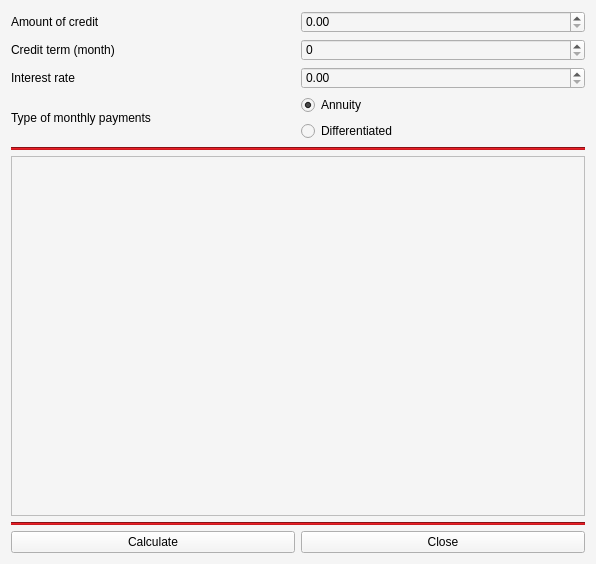
<?xml version="1.0" encoding="UTF-8"?>
<ui version="4.0">
 <class>CreditView</class>
 <widget class="QWidget" name="CreditView">
  <property name="geometry">
   <rect>
    <x>0</x>
    <y>0</y>
    <width>596</width>
    <height>564</height>
   </rect>
  </property>
  <property name="windowTitle">
   <string>Credit Calculator</string>
  </property>
  <property name="styleSheet">
   <string notr="true">background-color: #f5f5f5;
color: rgb(0, 0, 0);
</string>
  </property>
  <layout class="QGridLayout" name="gridLayout_2">
   <item row="0" column="0">
    <layout class="QGridLayout" name="gridLayout">
     <item row="2" column="0">
      <widget class="QLabel" name="label_3">
       <property name="text">
        <string>Interest rate</string>
       </property>
      </widget>
     </item>
     <item row="2" column="1">
      <widget class="QDoubleSpinBox" name="doubleSpinBox_2">
       <property name="focusPolicy">
        <enum>Qt::ClickFocus</enum>
       </property>
      </widget>
     </item>
     <item row="1" column="0">
      <widget class="QLabel" name="label_2">
       <property name="text">
        <string>Credit term (month)</string>
       </property>
      </widget>
     </item>
     <item row="0" column="1">
      <widget class="QDoubleSpinBox" name="doubleSpinBox">
       <property name="focusPolicy">
        <enum>Qt::ClickFocus</enum>
       </property>
       <property name="decimals">
        <number>2</number>
       </property>
       <property name="maximum">
        <double>112312313131231318427786280960.000000000000000</double>
       </property>
       <property name="stepType">
        <enum>QAbstractSpinBox::DefaultStepType</enum>
       </property>
      </widget>
     </item>
     <item row="5" column="0" colspan="2">
      <widget class="Line" name="line">
       <property name="styleSheet">
        <string notr="true">background-color: #cb1a21;</string>
       </property>
       <property name="orientation">
        <enum>Qt::Horizontal</enum>
       </property>
      </widget>
     </item>
     <item row="3" column="1">
      <widget class="QRadioButton" name="radioButton">
       <property name="autoFillBackground">
        <bool>false</bool>
       </property>
       <property name="text">
        <string>Annuity</string>
       </property>
       <property name="checked">
        <bool>true</bool>
       </property>
      </widget>
     </item>
     <item row="6" column="0" colspan="2">
      <widget class="QTableWidget" name="tableWidget">
       <property name="verticalScrollBarPolicy">
        <enum>Qt::ScrollBarAlwaysOff</enum>
       </property>
       <property name="horizontalScrollBarPolicy">
        <enum>Qt::ScrollBarAsNeeded</enum>
       </property>
       <property name="autoScroll">
        <bool>true</bool>
       </property>
      </widget>
     </item>
     <item row="0" column="0">
      <widget class="QLabel" name="label">
       <property name="text">
        <string>Amount of credit</string>
       </property>
      </widget>
     </item>
     <item row="4" column="1">
      <widget class="QRadioButton" name="radioButton_2">
       <property name="text">
        <string>Differentiated</string>
       </property>
      </widget>
     </item>
     <item row="8" column="0">
      <widget class="QPushButton" name="pushButton_2">
       <property name="text">
        <string>Сalculate</string>
       </property>
       <property name="shortcut">
        <string>Return</string>
       </property>
      </widget>
     </item>
     <item row="3" column="0" rowspan="2">
      <widget class="QLabel" name="label_4">
       <property name="text">
        <string>Type of monthly payments</string>
       </property>
      </widget>
     </item>
     <item row="1" column="1">
      <widget class="QSpinBox" name="spinBox">
       <property name="focusPolicy">
        <enum>Qt::ClickFocus</enum>
       </property>
      </widget>
     </item>
     <item row="8" column="1">
      <widget class="QPushButton" name="pushButton">
       <property name="text">
        <string>Close</string>
       </property>
      </widget>
     </item>
     <item row="7" column="0" colspan="2">
      <widget class="Line" name="line_2">
       <property name="styleSheet">
        <string notr="true">background-color: #cb1a21;</string>
       </property>
       <property name="orientation">
        <enum>Qt::Horizontal</enum>
       </property>
      </widget>
     </item>
    </layout>
   </item>
  </layout>
 </widget>
 <resources/>
 <connections/>
</ui>
